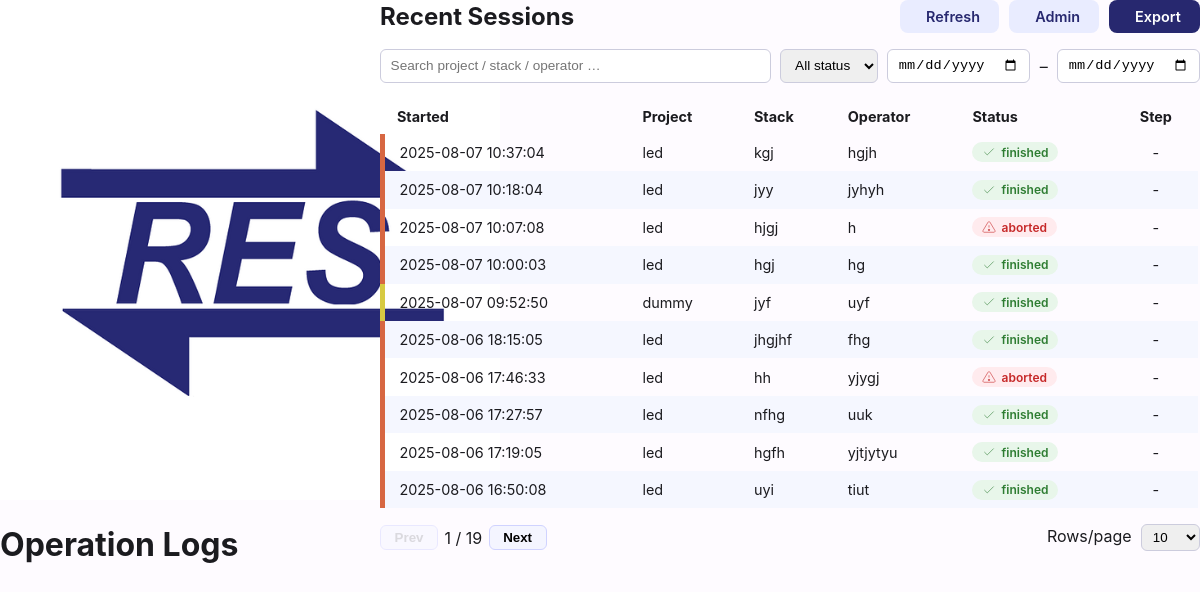
Page /logs on the committed database.
### tables this page shows
CREATE TABLE runs(
          session_id     TEXT PRIMARY KEY,
          project        TEXT,
          stack_id       TEXT,
          operator       TEXT,
          ts_created     TEXT,
          ts_started     TEXT,
          ts_finished    TEXT,
          status         TEXT  CHECK(status IN
                        ('pending','active','finished','aborted')),
          interrupted_at INTEGER,
          device         TEXT
        );

### tbag/blueprints/logs.py (the view)
@bp.get("/logs")
def overview():
    return render_template("logs_overview.html", rows=overview_rows())

### tbag/db.py (called while the page is built)
def connect() -> sqlite3.Connection:
    return sqlite3.connect(DB_FILE)

### tbag/logbook.py (called while the page is built)
def _hue(name:str)->int:
    return int(hashlib.md5(name.encode()).hexdigest()[:2],16)*360//255

def overview_rows() -> list[dict]:
    rows: list[dict] = []
    with connect() as c:
        c.row_factory = sqlite3.Row
        for r in c.execute(
            "SELECT ts_created, project, stack_id, operator, status, "
            "       interrupted_at, session_id "
            "FROM runs ORDER BY ts_created DESC"
        ).fetchall():
            kind = "end" if r["status"] == "finished" else "abort"
            rows.append({
                "ts":        r["ts_created"],
                "project":   r["project"],
                "stack_id":  r["stack_id"],
                "operator":  r["operator"],
                "kind":      kind,
                "step":      r["interrupted_at"],
                "session_id":r["session_id"],
                "hue":       _hue(r["project"]),
            })
    return rows

### templates/logs_overview.html (shortened to what this page needs)
<!DOCTYPE html>
<html lang="en">
<head>
  <link rel="stylesheet" href="/static/style.css">
</head>
<body>
<header class="appbar">
  <img src="/static/logo.png" alt="logo">
  <h1>Operation&nbsp;Logs</h1>
</header>
<main class="content">
<section class="card" style="max-width:1040px;margin:auto">
  <div style="display:flex;justify-content:space-between;align-items:center;flex-wrap:wrap;gap:.9rem">
    <h2 style="margin:0">Recent Sessions</h2>
    <div style="display:flex;gap:.6rem;flex-wrap:wrap">
      <a class="btn-alt btn" id="refreshBtn">
        Refresh
      </a>
      <a class="btn-alt btn" href="/admin">
        Admin
      </a>
      <a class="btn" href="/logs/export">
        Export
      </a>
    </div>
  </div>
  <div class="filters" style="margin-top:1rem">
    <input id="searchInput" placeholder="Search project / stack / operator …" style="flex:1 0 180px">
    <select id="statusSel">
      <option value="">All status</option>
    </select>
    <input type="date" id="fromDate">
    <span style="align-self:center">–</span>
    <input type="date" id="toDate">
  </div>
  <div style="overflow-x:auto;margin-top:1rem">
    <table id="logTbl">
      <thead>
        <tr>
          <th style="min-width:150px">Started</th>
          <th>Project</th><th>Stack</th><th>Operator</th>
          <th>Status</th><th style="text-align:center">Step</th>
        </tr>
      </thead>
      <tbody>
      {% for r in rows %}
        <tr data-project="{{ r.project|lower }}"
            data-operator="{{ r.operator|lower }}"
            data-stack="{{ r.stack_id|lower }}"
            data-status="{{ 'finished' if r.kind=='end' else 'aborted' }}"
            data-date="{{ r.ts[:10] }}"
            onclick="location.href='/logs/{{ r.session_id }}'"
            style="border-left:5px solid hsl({{ r.hue }},65%,55%)">
          <td>{{ r.ts[:19].replace('T',' ') }}</td>
          <td>{{ r.project }}</td>
          <td>{{ r.stack_id }}</td>
          <td>{{ r.operator }}</td>
          <td>
            {% if r.kind == 'end' %}
              <span class="chip finished">
                <svg viewBox="0 0 24 24" fill="none" stroke="currentColor">
                  <polyline points="20 6 9 17 4 12"/>
                </svg>finished
              </span>
            {% else %}
              <span class="chip aborted">
                <svg viewBox="0 0 24 24" fill="none" stroke="currentColor">
                  <path d="M12 9v4"/>
                  <circle cx="12" cy="17" r="1.2" fill="currentColor"/>
                  <path d="M10.29 3.86L1.82 18a2 2 0 001.71 3h16.94a2 2 0 001.71-3L13.71 3.86a2 2 0 00-3.42 0z"/>
                </svg>aborted
              </span>
            {% endif %}
          </td>
          <td style="text-align:center">
            {{ (r.step + 1) if r.step is not none else '-' }}
          </td>
        </tr>
      {% endfor %}
      </tbody>
    </table>
  </div>
  <div class="pager">
    <button class="page-btn" id="prevBtn">Prev</button>
    <span id="pageInfo"></span>
    <button class="page-btn" id="nextBtn">Next</button>
    <span style="margin-left:auto">Rows/page&nbsp;
      <select id="rowsSel" class="rows-sel">
        <option selected>10</option><option>25</option><option>50</option><option>100</option>
      </select>
    </span>
  </div>
</section>
</main>
</body>
</html>

### static/style.css (style rules this page uses)
:root { --md-source-color: #32337A; --md-sys-color-primary: #4555b5; --md-sys-color-on-primary: #ffffff; --md-sys-color-primary-container: #dde0ff; --md-sys-color-on-primary-container: #000d64; --md-sys-color-secondary: #5b5d72; --md-sys-color-on-secondary: #ffffff; --md-sys-color-secondary-container: #e0e0f9; --md-sys-color-on-secondary-container: #181a2c; --md-sys-color-background: #fefbff; --md-sys-color-on-background: #1b1b1f; --md-sys-color-surface: #fefbff; --md-sys-color-on-surface: #1b1b1f; --md-sys-color-surface-variant: #e4e1ec; --md-sys-color-on-surface-variant: #46464f; --md-sys-color-outline: #777680; --md-sys-color-outline-variant: #c7c5d0; }
body { font-family: 'Inter', sans-serif; background-color: var(--md-sys-color-background); color: var(--md-sys-color-on-background); margin: 0; display: grid; grid-template-columns: 380px 1fr; height: 100vh; overflow: hidden; }

### templates/logs_overview.html (style rules this page uses)
:root { --stripe :#f5f7ff; --hover :#edf1ff; --fin-bg :#e8f6ea; --fin-txt:#2e7d32; --abo-bg :#ffebee; --abo-txt:#c62828; }
table { width:100%;border-collapse:collapse;font-size:.9rem }
th,td { padding:.55rem .9rem;text-align:left;white-space:nowrap }
tbody tr:nth-child(even) { background:var(--stripe) }
.chip { display:inline-flex;align-items:center;gap:.35rem; font-size:.75rem;font-weight:600; padding:.15rem .6rem;border-radius:14px }
.chip svg { width:14px;height:14px }
.finished { background:var(--fin-bg);color:var(--fin-txt) }
.aborted { background:var(--abo-bg);color:var(--abo-txt) }
.btn { display:flex;align-items:center;gap:.45rem; border:none;border-radius:8px;cursor:pointer; padding:.5rem 1.2rem;font-size:.9rem;font-weight:600; background:#27286f;color:#fff;text-decoration:none }
.btn-alt { background:#e9ecff;color:#27286f }
.filters { display:flex;flex-wrap:wrap;gap:.6rem }
.filters input,.filters select { border:1px solid #ccd;border-radius:6px; padding:.45rem .6rem;font-size:.85rem; }
.pager { display:flex;gap:.4rem;align-items:center;flex-wrap:wrap;margin-top:1rem }
.page-btn { padding:.25rem .85rem;border-radius:6px;cursor:pointer; border:1px solid #d0d3ff;background:#f4f5ff;font-weight:600 }
.page-btn[disabled] { opacity:.45;cursor:not-allowed }
.rows-sel { border:1px solid #ccd;border-radius:6px;padding:.25rem .45rem }

### rows in the picture
runs: ts_created "2025-08-07 10:37:04", project "led", stack_id "kgj", operator "hgjh", shows "finished", step "-"
runs: ts_created "2025-08-07 10:18:04", project "led", stack_id "jyy", operator "jyhyh", shows "finished", step "-"
runs: ts_created "2025-08-07 10:07:08", project "led", stack_id "hjgj", operator "h", shows "aborted", step "-"
runs: ts_created "2025-08-07 10:00:03", project "led", stack_id "hgj", operator "hg", shows "finished", step "-"
runs: ts_created "2025-08-07 09:52:50", project "dummy", stack_id "jyf", operator "uyf", shows "finished", step "-"
runs: ts_created "2025-08-06 18:15:05", project "led", stack_id "jhgjhf", operator "fhg", shows "finished", step "-"
runs: ts_created "2025-08-06 17:46:33", project "led", stack_id "hh", operator "yjygj", shows "aborted", step "-"
runs: ts_created "2025-08-06 17:27:57", project "led", stack_id "nfhg", operator "uuk", shows "finished", step "-"
runs: ts_created "2025-08-06 17:19:05", project "led", stack_id "hgfh", operator "yjtjytyu", shows "finished", step "-"
runs: ts_created "2025-08-06 16:50:08", project "led", stack_id "uyi", operator "tiut", shows "finished", step "-"
